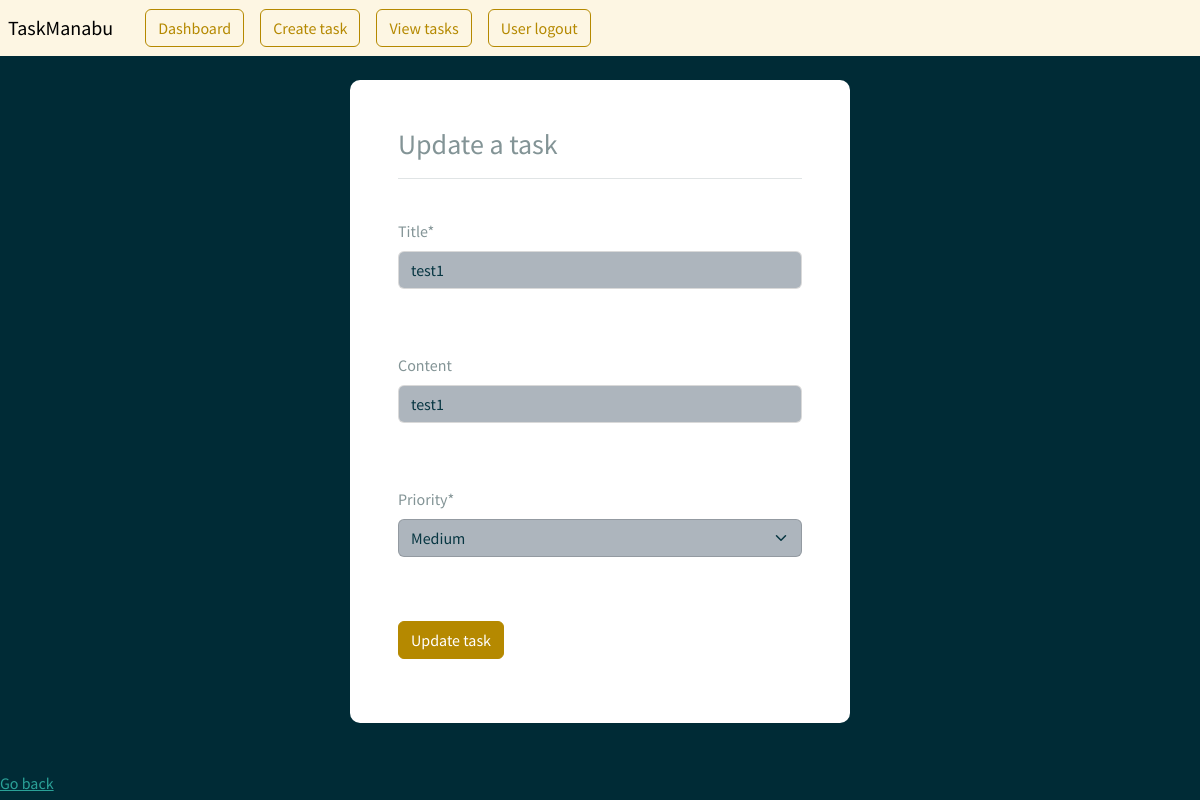
The app's page /update_task/23/ (signed in) with its own data.
### todo/models.py (models this page shows)
class Task(models.Model):
    PRIORITY_CHOICES = [
        ('Low', 'Low'),
        ('Medium', 'Medium'),
        ('High', 'High'),
    ]
    title = models.CharField(max_length=100, null=True)
    content = models.CharField(max_length=1000, null=True, blank = True)
    priority = models.CharField(max_length=10, choices=PRIORITY_CHOICES, default='Medium')
    date_posted = models.DateTimeField(auto_now_add=True, null=True)
    user = models.ForeignKey(User, max_length=10, on_delete=models.CASCADE, null = True)

### todo/views.py (the view)
# urls.py: path('update_task/<str:pk>/', views.updateTask, name = "update_task"),
@login_required(login_url='my_login')
def updateTask(request, pk):
    task = Task.objects.get(id=pk)
    form = CreateTaskForm(instance=task)
    if request.method == 'POST':
        form = CreateTaskForm(request.POST, instance = task)
        if form.is_valid:
            form.save()
            return redirect('view_tasks')
    context = {'form': form}
    return render(request, 'profile/update_task.html', context = context)

### todo/forms.py
class CreateTaskForm(forms.ModelForm):
    class Meta:
        model = Task
        fields = ['title', 'content','priority']
        exclude = ['user',]

### templates/profile/update_task.html (shortened to what this page needs)
{% load static %}
{% load crispy_forms_tags %}
<html>
    <head>
        <link rel="stylesheet" type="text/css" href="https://bootswatch.com/5/solar/bootstrap.min.css">
        <link rel="stylesheet" type="text/css" href="{% static 'css/styles.css' %}">
    </head>
    {% include 'profile/base.html'%}
    <br>
    <div class="container bg-white shadow-md p-5 form-layout">
        <h3> Update a task </h3>
        <hr>
        <br>
        <form method="POST" autocomplete="off">
            {{ form.title|as_crispy_field}}
            <br> <br>
            {{ form.content|as_crispy_field}}
            <br> <br>
            {{ form.priority|as_crispy_field}}
            <br> <br>
            <input class="btn btn-primary navbar-btn" type="submit" value="Update task" />
        </form>
    </div>
    <br>
    <br>
    <a href="{% url 'view_tasks' %}"> Go back </a>
</html>

### static/css/styles.css (style rules this page uses)
.form-layout { border-radius: 10px; width: 500px; }

### records on screen
Task: title "test1", content "test1", priority "Medium"
